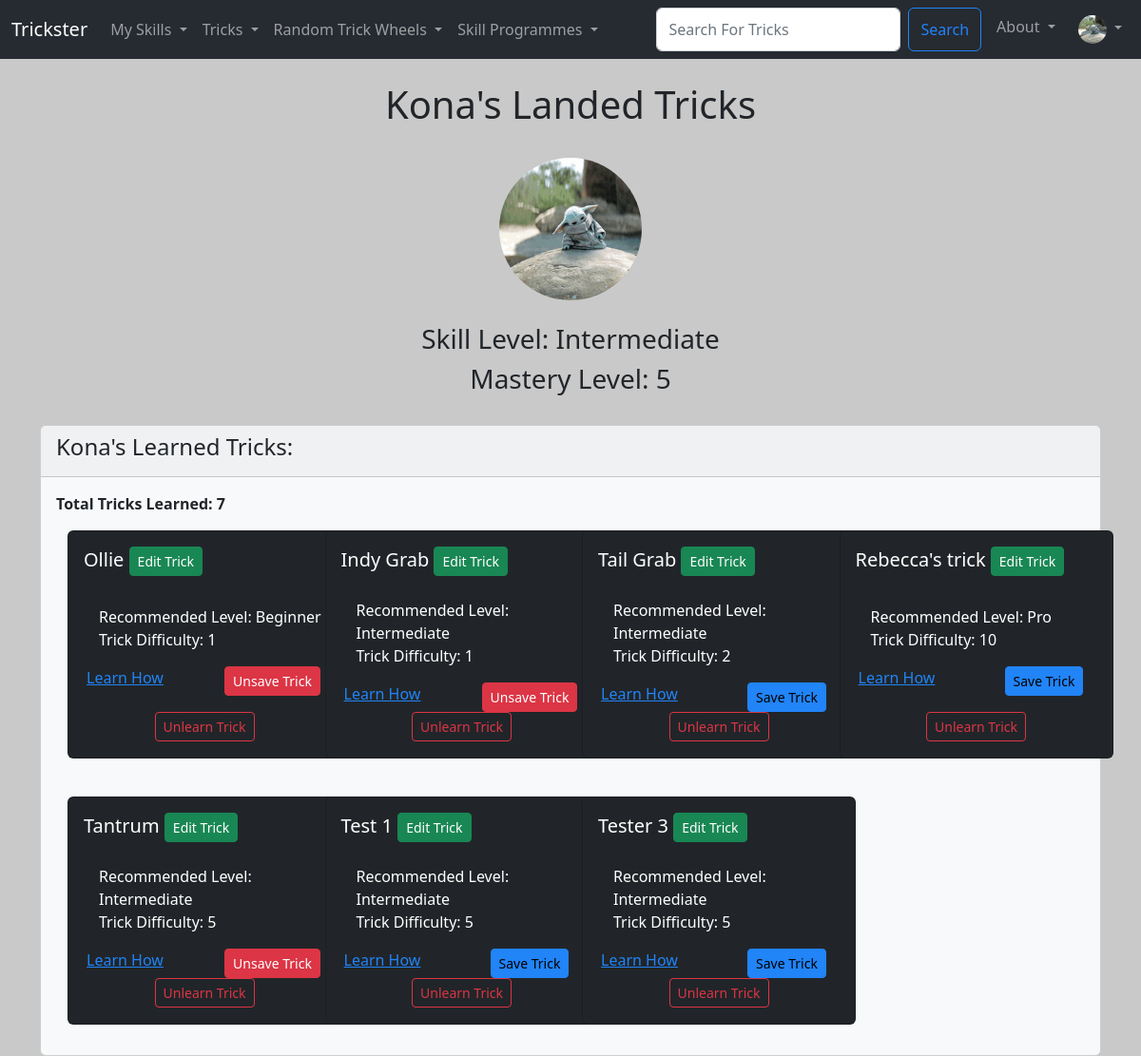
The app's page /Users/my_tricks/1 (signed in) with its own data.
### Users/models.py (models this page shows, shortened)
class Trickster_User(AbstractBaseUser, PermissionsMixin):
  UserID = models.AutoField(primary_key=True)
  Email = models.EmailField(('Email Address'), unique=True)
  Username = models.CharField(('Username'),max_length=25, unique=True)
  FirstName = models.CharField(('First Name'),max_length=25)
  LastName = models.CharField(('Last Name'),max_length=25)
  DateOfJoining = models.DateField(default=timezone.now)
  is_staff = models.BooleanField(default=False)
  is_active = models.BooleanField(default=True)
  objects = CustomUserManager()
  USERNAME_FIELD = 'Email'
  REQUIRED_FIELDS = ['Username', 'FirstName', 'LastName']

class User_Profile(models.Model):
  User = models.OneToOneField(Trickster_User, on_delete=models.CASCADE)
  ProfilePhoto = models.ImageField(null=True, blank=True, upload_to="images/profile")
  Bio = models.TextField(blank=True)
  SkillLevel = models.ForeignKey(SkillLevel, default=get_default_skill_level, blank=True, null=True, on_delete=models.CASCADE)
  UserDifficultyLevel = models.PositiveIntegerField(default=1, null=True, validators=[MinValueValidator(1), MaxValueValidator(10)])
  UserLevelProgress = models.PositiveIntegerField(default=1, validators=[MinValueValidator(1), MaxValueValidator(100)])
  LearnedTricks = models.ManyToManyField(Trick, related_name='learned_trick', blank=True)
  SavedTricks = models.ManyToManyField(Trick, related_name='saved_trick', blank=True)
  CurrentlyLearningProgrammes = models.ManyToManyField(Trick_Programme, related_name='currently_learning_programme', blank=True)
  CompletedProgrammes = models.ManyToManyField(Trick_Programme, related_name='completed_programme', blank=True)
  CompletedLessons = models.ManyToManyField(Programme_Lesson, related_name='completed_lessons', blank=True)
  SavedProgrammes = models.ManyToManyField(Trick_Programme, related_name='saved_programme', blank=True)
  Follows =  models.ManyToManyField('self', related_name='followed_by', symmetrical=False, blank=True)

### TricksterMain/models.py (models this page shows)
class SkillLevel (models.Model):
  SkillLevelID = models.AutoField(primary_key=True)
  SkillLevelName = models.CharField(max_length=25)
  def __str__(self):
    return self.SkillLevelName

class Trick (models.Model):
  TrickID = models.AutoField(primary_key=True)
  TrickName = models.CharField(max_length=25)
  TrickDiscription = models.TextField(blank=True)
  TrickHowTo = models.TextField(blank=True)
  TrickRecLevel = models.ForeignKey(SkillLevel, blank=True, null=True, on_delete=models.CASCADE)
  TrickDifficulty = models.PositiveIntegerField(null=True, validators=[MinValueValidator(1), MaxValueValidator(10)])
  TrickImg = models.ImageField(null=True, blank=True, upload_to="images/")
  TrickCategory = models.ManyToManyField(Category, related_name='trick_category_tags', blank=True)
  approved = models.BooleanField('Approved', default=False)
  def __str__(self):
    return self.TrickName

### Users/views.py (the view)
# urls.py: path('my_tricks/<int:pk>', views.my_tricks, name="my-tricks"),
def my_tricks(request, pk):
  if request.user.is_authenticated:
    profile = User_Profile.objects.get(User_id=pk)
    trick_count = profile.LearnedTricks.all().count()
    return render(request, 'user_pages/my_tricks.html', {'profile': profile, "trick_count":trick_count})
  else:
    messages.error(request, ("You Must Be Logged In To See This Page!"))
    return redirect('home')

### Users/templates/user_pages/my_tricks.html (shortened to what this page needs)
{% extends 'main/base.html' %}
{% load static %}
{% block content  %}
{% if profile %}
  <div class="container text-center">
    <h1>{{ profile.User.FirstName }}'s Landed Tricks</h1>
    {% if profile.ProfilePhoto %}
      <img
      class="rounded-circle"
      height="150"
      src="{{ profile.ProfilePhoto.url }}"
      alt="User Profile Image"
      />
    {% endif %}
    <h3>Skill Level: {{ profile.SkillLevel }}</h3>
    <h3>Mastery Level: {{ profile.UserDifficultyLevel }}</h3>
    </div>
    <div class="card text-dark bg-light">
      <div class="card-header">
        <span calss="align-middle"><h4>{{ profile.User.FirstName }}'s Learned Tricks: </h4></span>
      </div>
      <div class="card-body">
        <p class="card-text"><strong>Total Tricks Learned: {{ trick_count }}</strong></p>
        <div class="container-md">
          <div class="row row-cols-1 row-cols-sm-2 row-cols-md-3 row-cols-xl-4 g-4">
            {% for trick in profile.LearnedTricks.all %}
              <div class="col-sm">
                {% if user.is_authenticated %}
                  <div class="card text-bg-dark mb-3" style="width: 18rem; height: 15rem;">
                {% else %}
                  <div class="card text-bg-dark mb-3" style="width: 18rem; height: 12rem;">
                {% endif %}
                <div class="card-body">
                  <h5 class="card-title">
                    {{ trick }}
                    {% if user.is_superuser %}
                    <a href="{% url 'update-trick' trick.TrickID %}" class="btn btn-success btn-sm">Edit Trick</a>
                    {% endif %}
                  </h5>
                </div>
                <ul class="list-group-dark list-group-flush">
                  <li class="list-group-item">Recommended Level: {{ trick.TrickRecLevel }}</li>
                  <li class="list-group-item">Trick Difficulty: {{ trick.TrickDifficulty }}</li>
                </ul>
                <div class="card-body-dark text-center gap-3" style="height: 3rem">
                  <div class="container">
                    <div class="row">
                      <div class="col-6">
                        <a href="{% url 'show-trick' trick.TrickID %}" class="card-link me-md-4">Learn How</a>
                      </div>
                      <div class="col-6">
                        {% include 'components/save_trick_button.html' with saved_tricks=request.user.user_profile.SavedTricks user=request.user trick=trick current_page=current_page %}
                      </div>
                    </div>
                  </div>
                </div>
                <div class="card-body-dark text-center gap-3" style="height: 3rem">
                  {% include 'components/learned_trick_button.html' with learned_tricks=profile.LearnedTricks user=user trick=trick current_page=current_page %}
                </div>
              </div>
            </div>
          {% endfor %}
        </div>
      </div>
    </div>
  </div>
{% endif %}
{% endblock %}

### TricksterMain/templates/components/navbar.html (shortened to what this page needs)
{% load static %}
<nav class="navbar navbar-expand-lg navbar-dark bg-tricksterdark">
  <div class="container-fluid">
    <a class="navbar-brand" href="{%url 'home'%}">Trickster</a>
    <div class="collapse navbar-collapse" id="navbarSupportedContent">
      <ul class="navbar-nav me-auto mb-2 mb-lg-0">
        <li class="nav-item dropdown">
          <a class="nav-link dropdown-toggle" href="#" id="mySkillsDropdown" role="button" data-bs-toggle="dropdown" aria-expanded="false">
            My Skills
          </a>
        </li>
        <li class="nav-item dropdown">
          <a class="nav-link dropdown-toggle" href="#" id="tricksDropdown" role="button" data-bs-toggle="dropdown" aria-expanded="false">
            Tricks
          </a>
        </li>
        <li class="nav-item dropdown">
          <a class="nav-link dropdown-toggle" href="#" id="randomDropdown" role="button" data-bs-toggle="dropdown" aria-expanded="false">
            Random Trick Wheels
          </a>
        </li>
        <li class="nav-item dropdown">
          <a class="nav-link dropdown-toggle" href="#" id="tricksDropdown" role="button" data-bs-toggle="dropdown" aria-expanded="false">
            Skill Programmes
          </a>
        </li>
      </ul>
      <div class="navbar-nav ml-auto gap-2">
        <form class="d-flex" method="POST" action="{% url 'search-trick' %}">
          <input class="form-control me-2 input-sm" type="search" placeholder="Search For Tricks" aria-label="Search" name="trick_searched">
          <button class="btn btn-outline-primary" type="submit">Search</button>
        </form>
        <li class="nav-item dropdown">
          <a class="nav-link dropdown-toggle" href="#" id="tricksDropdown" role="button" data-bs-toggle="dropdown" aria-expanded="false">
            About
          </a>
        </li>
        {% if user.is_authenticated %}
        <li class="nav-item dropdown">
          <a class="nav-link dropdown-toggle" href="#" id="navbarScrollingDropdown" role="button" data-bs-toggle="dropdown" aria-expanded="false">
            {% if request.user.user_profile.ProfilePhoto %}
              <img
              class="rounded-circle"
              height="30"
              src="{{ request.user.user_profile.ProfilePhoto.url }}"
              alt="User Profile Image"
              />
            {% endif %}
          </a>
        </li>
        {% else %}
          <li class="nav-item">
            <a class="nav-link" href="{%url 'login'%}">Login</a>
          </li>
        {% endif %}
      </div>
    </div>
  </div>
</nav>

### TricksterMain/templates/components/save_trick_button.html (shortened to what this page needs)
{% if user.is_authenticated %}
  {% if trick in saved_tricks.all %}
    <form action="{% url 'unsave-trick' request.user.UserID %}" method="POST">
      <button type="submit", name="trick_id", value="{{trick.TrickID}}", class="btn btn-danger btn-sm">Unsave Trick</button>
    </form>
  {% else %}
    <form action="{% url 'save-trick' request.user.UserID %}" method="POST">
      <button type="submit", name="trick_id", value="{{trick.TrickID}}", class="btn btn-primary btn-sm">Save Trick</button>
    </form>
  {% endif %}
{% endif %}

### TricksterMain/templates/components/learned_trick_button.html (shortened to what this page needs)
{% if user.is_authenticated %}
  <div class="card-body-dark text-center gap-3" style="height: 3rem">
    {% if trick in learned_tricks.all %}
      <form action="{% url 'unlearn-trick' request.user.UserID %}" method="POST">
        <button type="submit", name="trick_id", value="{{trick.TrickID}}", class="btn btn-outline-danger btn-sm">Unlearn Trick</button>
      </form>
    {% endif %}
  </div>
{% endif %}

### TricksterMain/templates/main/base.html (style rules this page uses)
body { background: #c9c9c9 }

### records on screen
Trickster_User: user.user_profile.ProfilePhoto (picture)
User_Profile: User.FirstName "Kona", ProfilePhoto (picture), SkillLevel "Intermediate", UserDifficultyLevel "5"
Trick: TrickName "Ollie", TrickRecLevel "Beginner", TrickDifficulty "1", {{ trick.TrickID }} 15 (drawn)
Trick: TrickName "Indy Grab", TrickRecLevel "Intermediate", TrickDifficulty "1", {{ trick.TrickID }} 17 (drawn)
Trick: TrickName "Tail Grab", TrickRecLevel "Intermediate", TrickDifficulty "2", {{ trick.TrickID }} 18 (drawn)
Trick: TrickName "Rebecca's trick", TrickRecLevel "Pro", TrickDifficulty "10", {{ trick.TrickID }} 19 (drawn)
Trick: TrickName "Tantrum", TrickRecLevel "Intermediate", TrickDifficulty "5", {{ trick.TrickID }} 27 (drawn)
Trick: TrickName "Test 1", TrickRecLevel "Intermediate", TrickDifficulty "5", {{ trick.TrickID }} 28 (drawn)
Trick: TrickName "Tester 3", TrickRecLevel "Intermediate", TrickDifficulty "5", {{ trick.TrickID }} 30 (drawn)

### other values on screen
{{ trick_count }} "7"
